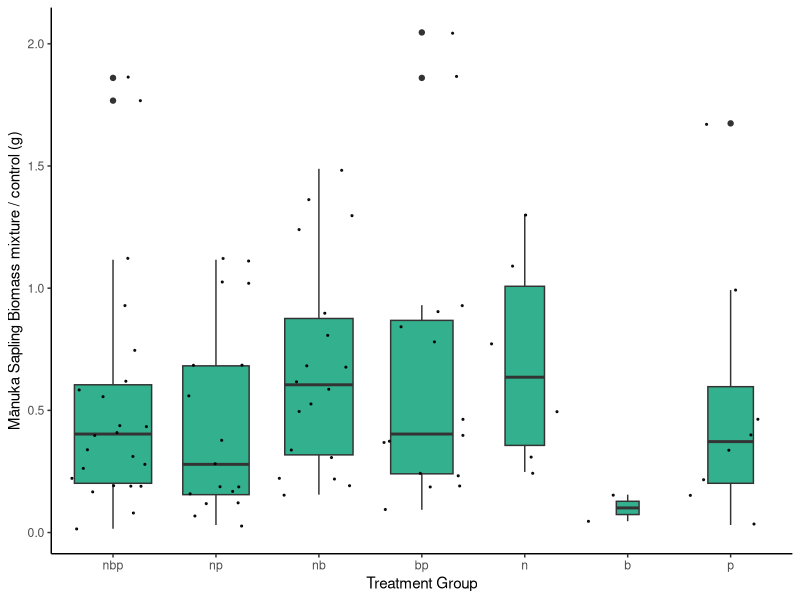
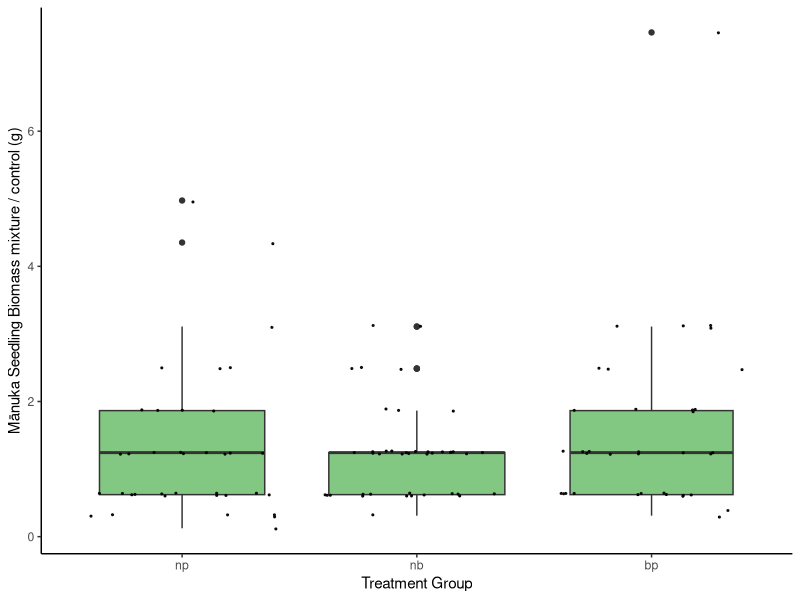
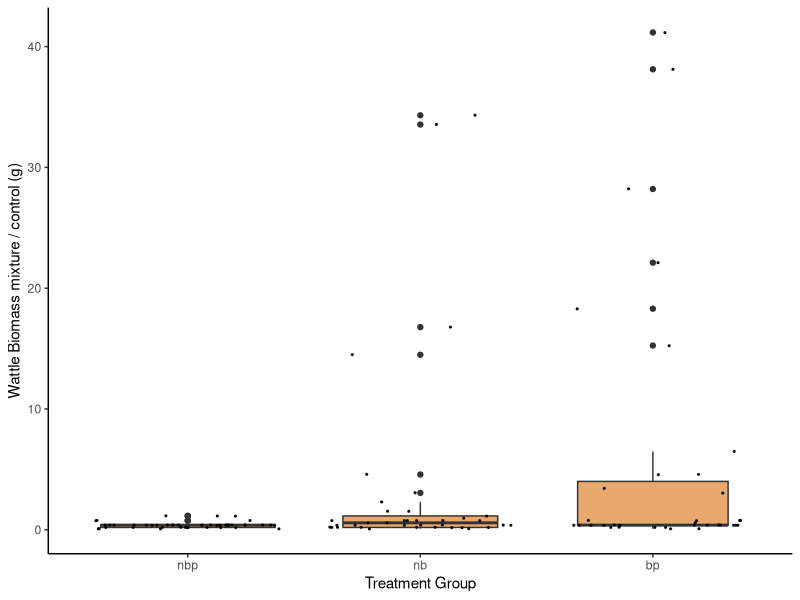
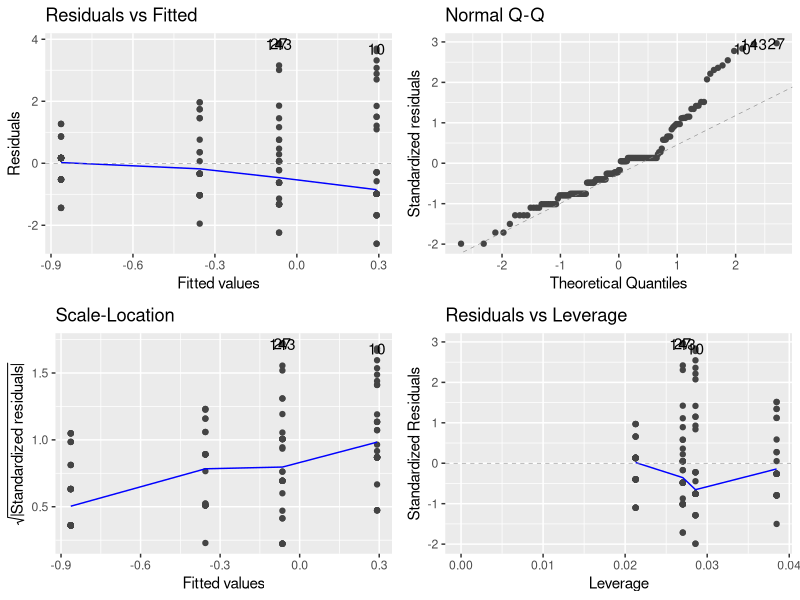
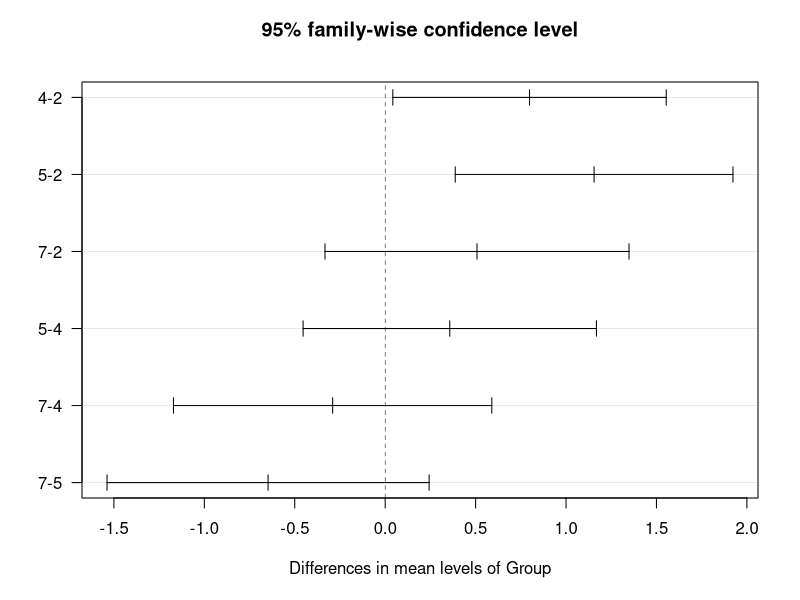
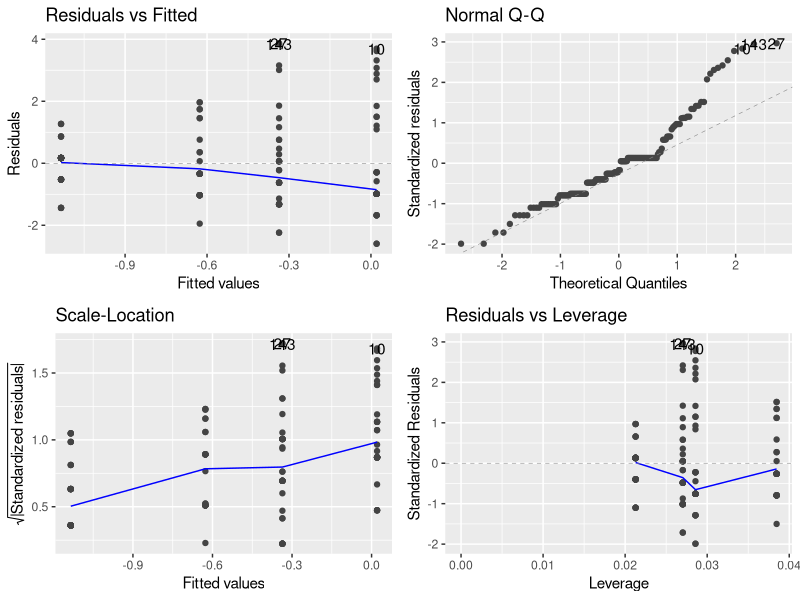
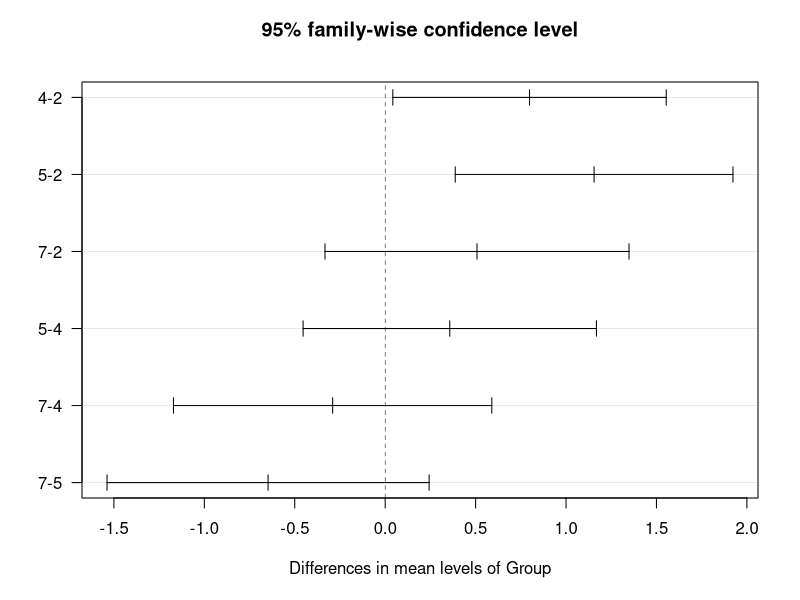
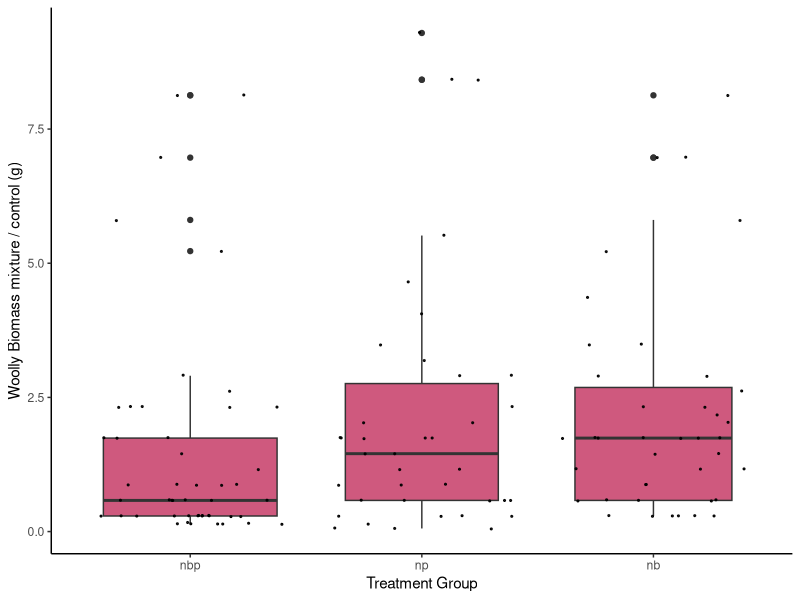

Recreate these plots in R, in order. (Note: this script raises an error after producing the figures.)
#### Biomass for each plant by treatment group v2####


# Before anything else, verify that your environment is totally clear.
# This is important, because old objects can foul up the works
# Clean up the working environment
rm(list = ls())

# Verify working directory, should be ~/Documents/Analyses/lastname_first
getwd()

# Load tidyverse
library("tidyverse")
# Check for updates
tidyverse_update()

#### Cleaning up the data ####

library(readr)
Biomass <- read_csv("Shadehouse/Biomass Experiment 1 Clean.csv")

# Removing rows where the species is blank
Biomass<-Biomass[-592, ] 
Biomass<-Biomass[-591, ] 
Biomass<-Biomass[-590, ] 
Biomass<-Biomass[-961, ] 
Biomass<-Biomass[-960, ] 
Biomass<-Biomass[-959, ] 

# Removing rows where the mass is blank
Biomass <- Biomass[!is.na(Biomass$Mass_g), ]

# Remove seedling from tg2, there should be no seedlings in that tg
Biomass<-Biomass[-63, ]

# simplifying the experiment 1 treatment group name to Group and Mass_g to Mass
colnames(Biomass)[5:5] <- c("Group") ## Renaming the columns
colnames(Biomass)[10:10] <- c("Mass") ## Renaming the columns
Biomass$Group <- as.factor(Biomass$Group)

# Removing empty columns
Biomass <- Biomass[, -c(11, 12)]

# ggfortify is a package that works with ggplot2 to make nice plots
library("ggfortify")
# multcomp is used for contrasts and multiple comparisons
library("multcomp")
# nlme is used for random effects ANOVA
library("nlme")

#### Response Ratios ####
Sapling <- Biomass[Biomass$Plant == "ManukaSapling", ]

Sapling$Group <- as.factor(Sapling$Group)

# let's have a look at simply doing a response ratio (no log)

# Add a column that is the mass of each sample / mean control mass
group1_mean <- mean(Sapling$Mass[Sapling$Group == 1], na.rm = TRUE)

Sapling$ResponseRatio <- Sapling$Mass / group1_mean

# Let's have a look at that
library(dplyr)
library(ggplot2)

# filter to remove baseline for plot
SaplingPlot <- Sapling[Sapling$Group != "1", ]

# Fix up the treatment groups
SaplingPlot$Group <- factor(SaplingPlot$Group, levels = c("2", "3", "4", "5", "6", "7", "8"), # order  
                         labels = c( "nbp", "np", "nb", "bp", "n", "b", "p")) # labels 

SaplingPlot %>%
#  filter(Group %in% 2:8) %>%
  ggplot(aes(x = Group, y = ResponseRatio)) +
  geom_boxplot(fill = "#33B08D", varwidth = TRUE) +
  geom_jitter(color = "black", size = 0.4, alpha = 0.9) +
  ylab("Mānuka Sapling Biomass mixture / control (g)") +
  xlab("Treatment Group") +
  theme_classic()

# Check for homogeneous variance
summ_Sapling <- Sapling %>%
  group_by(Group) %>% 
  summarise(mean_Mass = mean(Mass),
            sd_Mass = sd(Mass),
            n_Mass = n())
ratio <-(max(summ_Sapling$sd_Mass))/(min(summ_Sapling$sd_Mass))
print(ratio)

# Check for homogeneous variance
summ_Sapling <- Sapling %>%
  group_by(Group) %>% 
  summarise(mean_ResponseRatio = mean(ResponseRatio),
            sd_ResponseRatio = sd(ResponseRatio),
            n_ResponseRatio = n())
ratio <-(max(summ_Sapling$sd_ResponseRatio))/(min(summ_Sapling$sd_ResponseRatio))
print(ratio)

# ratio > 3
# Use kruskal-wallis
kruskal.test(Mass ~ Group, data = Sapling)
kruskal.test(ResponseRatio ~ Group, data = Sapling)

# Seedlings
Seedling <- Biomass[Biomass$Plant == "ManukaSeedling", ]

Seedling<-Seedling[-81, ]

Seedling$Group <- as.factor(Seedling$Group)

# Add a column that is the mass of each sample / mean control mass
group1_mean <- mean(Seedling$Mass[Seedling$Group == 1], na.rm = TRUE)

Seedling$ResponseRatio <- Seedling$Mass / group1_mean

# filter to remove baseline for plot
SeedlingPlot <- Seedling[Seedling$Group != "1", ]

# Fix up the treatment groups
SeedlingPlot$Group <- factor(SeedlingPlot$Group, levels = c("3", "4", "5"), # order  
                          labels = c( "np", "nb", "bp")) # labels

SeedlingPlot %>%
  ggplot(aes(x = Group, y = ResponseRatio)) +
  geom_boxplot(fill = "#82C782", varwidth = TRUE) +
  geom_jitter(color = "black", size = 0.4, alpha = 0.9) +
  ylab("Mānuka Seedling Biomass mixture / control (g)") +
  xlab("Treatment Group") +
  theme_classic()

# Check for homogeneous variance
summ_Seedling <- Seedling %>%
  group_by(Group) %>% 
  summarise(mean_Mass = mean(Mass),
            sd_Mass = sd(Mass),
            n_Mass = n())
ratio <-(max(summ_Seedling$sd_Mass))/(min(summ_Seedling$sd_Mass))
print(ratio)

# Check for homogeneous variance
summ_Seedling <- Seedling %>%
  group_by(Group) %>% 
  summarise(mean_ResponseRatio = mean(ResponseRatio),
            sd_ResponseRatio = sd(ResponseRatio),
            n_ResponseRatio = n())
ratio <-(max(summ_Seedling$sd_ResponseRatio))/(min(summ_Seedling$sd_ResponseRatio))
print(ratio)

# ratio < 3
# For mass
# The sample sizes are not quite even and therefore we need to use Type 3 analysis
contrasts(Seedling$Group) <- contr.sum(8)

model <- lm(Mass ~ Group, data = Seedling)
# Run Type III ANOVA
library(car)
Anova(model, type = 3)

# Set up for ANOVA
model01 <- aov(Mass~Group, data = Seedling)
anova(model01)
summary(model01)

# Tukey-Kramer test (automatically applied for unequal sample sizes)
TukeyHSD(model01)

# For Response Ratio
# The sample sizes are not quite even and therefore we need to use Type 3 analysis
contrasts(Seedling$Group) <- contr.sum(8)

model <- lm(ResponseRatio ~ Group, data = Seedling)
# Run Type III ANOVA
library(car)
Anova(model, type = 3)

# Set up for ANOVA
model01 <- aov(ResponseRatio~Group, data = Seedling)
anova(model01)
summary(model01)
# Tukey-Kramer test (automatically applied for unequal sample sizes)
TukeyHSD(model01)

# Wattle
Wattle <- Biomass[Biomass$Plant == "Wattle", ]

Wattle$Group <- as.factor(Wattle$Group)

# Add a column that is the mass of each sample / mean control mass
group7_mean <- mean(Wattle$Mass[Wattle$Group == 7], na.rm = TRUE)

Wattle$ResponseRatio <- Wattle$Mass / group7_mean

# filter to remove baseline for plot
WattlePlot <- Wattle[Wattle$Group != "7", ]

# Fix up the treatment groups
WattlePlot$Group <- factor(WattlePlot$Group, levels = c("2", "4", "5", "7"), # order  
                        labels = c("nbp", "nb", "bp", "b")) # labels 

WattlePlot %>%
  ggplot(aes(x = Group, y = ResponseRatio)) +
  geom_boxplot(fill = "#E9A96C", varwidth = TRUE) +
  geom_jitter(color = "black", size = 0.4, alpha = 0.9) +
  ylab("Wattle Biomass mixture / control (g)") +
  xlab("Treatment Group") +
  theme_classic()

# Check for homogeneous variance
summ_Wattle <- Wattle %>%
  group_by(Group) %>% 
  summarise(mean_Mass = mean(Mass),
            sd_Mass = sd(Mass),
            n_Mass = n())
ratio <-(max(summ_Wattle$sd_Mass))/(min(summ_Wattle$sd_Mass))
print(ratio)

# Check for homogeneous variance
summ_Wattle <- Wattle %>%
  group_by(Group) %>% 
  summarise(mean_ResponseRatio = mean(ResponseRatio),
            sd_ResponseRatio = sd(ResponseRatio),
            n_ResponseRatio = n())
ratio <-(max(summ_Wattle$sd_ResponseRatio))/(min(summ_Wattle$sd_ResponseRatio))
print(ratio)

# Not normal, need to try a transformation
Wattle <- Wattle %>%
  mutate(logMass = log(Mass))

# Not normal, need to try a transformation
Wattle <- Wattle %>%
  mutate(logResponseRatio = log(ResponseRatio))

# Check for Homogeneous variance
summ_Wattle <- Wattle %>%
  group_by(Group) %>% 
  summarise(mean_logMass = mean(logMass),
            sd_logMass = sd(logMass),
            n_logMass = n())
ratio <-(max(summ_Wattle$sd_logMass))/(min(summ_Wattle$sd_logMass))
print(ratio)

# Check for Homogeneous variance
summ_Wattle <- Wattle %>%
  group_by(Group) %>% 
  summarise(mean_logResponseRatio = mean(logResponseRatio),
            sd_logResponseRatio = sd(logResponseRatio),
            n_logResponseRatio = n())
ratio <-(max(summ_Wattle$sd_logResponseRatio))/(min(summ_Wattle$sd_logResponseRatio))
print(ratio)

# Set up for ANOVA
model01 <- aov(logMass~Group, data = Wattle)
autoplot(model01)
anova(model01)
summary(model01)

# Perform Tukey test
tukey <- TukeyHSD(model01)
summary(tukey)
print(tukey)
plot(tukey, las = 1)

# Set up for ANOVA
model01 <- aov(logResponseRatio~Group, data = Wattle)
autoplot(model01)
anova(model01)
summary(model01)

# Perform Tukey test
tukey <- TukeyHSD(model01)
summary(tukey)
print(tukey)
plot(tukey, las = 1)

# Woolly
Woolly <- Biomass[Biomass$Plant == "Nightshade", ]

Woolly$Group <- as.factor(Woolly$Group)

# Add a column that is the mass of each sample / mean control mass
group6_mean <- mean(Woolly$Mass[Woolly$Group == 6], na.rm = TRUE)

Woolly$ResponseRatio <- Woolly$Mass / group6_mean

# filter to remove baseline for plot
WoollyPlot <- Woolly[Woolly$Group != "6", ]

# Fix up the treatment groups
WoollyPlot$Group <- factor(WoollyPlot$Group, levels = c("2", "3", "4", "6"), # order  
                            labels = c("nbp", "np", "nb", "n")) # labels

WoollyPlot %>%
  ggplot(aes(x = Group, y = ResponseRatio)) +
  geom_boxplot(fill = "#CF597E", varwidth = TRUE) +
  geom_jitter(color = "black", size = 0.4, alpha = 0.9) +
  ylab("Woolly Biomass mixture / control (g)") +
  xlab("Treatment Group") +
  theme_classic()

# Check for homogeneous variance
summ_Woolly <- Woolly %>%
  group_by(Group) %>% 
  summarise(mean_Mass = mean(Mass),
            sd_Mass = sd(Mass),
            n_Mass = n())
ratio <-(max(summ_Woolly$sd_Mass))/(min(summ_Woolly$sd_Mass))
print(ratio)

# Check for homogeneous variance
summ_Woolly <- Woolly %>%
  group_by(Group) %>% 
  summarise(mean_ResponseRatio = mean(ResponseRatio),
            sd_ResponseRatio = sd(ResponseRatio),
            n_ResponseRatio = n()) 
ratio <-(max(summ_Woolly$sd_ResponseRatio))/(min(summ_Woolly$sd_ResponseRatio))
print(ratio)

# ratio < 3
# For mass
# The sample sizes are not quite even and therefore we need to use Type 3 analysis
contrasts(Woolly$Group) <- contr.sum(8)

model <- lm(Mass ~ Group, data = Woolly)
# Run Type III ANOVA
library(car)
Anova(model, type = 3)

# Set up for ANOVA
model01 <- aov(ResponseRatio~Group, data = Woolly)

autoplot(model01)

anova(model01)

summary(model01)
# Tukey-Kramer test (automatically applied for unequal sample sizes)
TukeyHSD(model01)

# For Response Ratio
# The sample sizes are not quite even and therefore we need to use Type 3 analysis
contrasts(Woolly$Group) <- contr.sum(8)

model <- lm(ResponseRatio ~ Group, data = Woolly)
# Run Type III ANOVA
library(car)
Anova(model, type = 3)

# Set up for ANOVA
model01 <- aov(Mass~Group, data = Woolly)
anova(model01)
summary(model01)

# Tukey-Kramer test (automatically applied for unequal sample sizes)
TukeyHSD(model01)

# privet
Privet <- Biomass[Biomass$Plant == "Privet", ]

Privet$Group <- as.factor(Privet$Group)

# Add a column that is the mass of each sample / mean control mass
group8_mean <- mean(Privet$Mass[Privet$Group == 8], na.rm = TRUE)

Privet$ResponseRatio <- Privet$Mass / group8_mean

# filter to remove baseline for plot
PrivetPlot <- Privet[Privet$Group != "8", ]

# Fix up the treatment groups
PrivetPlot$Group <- factor(PrivetPlot$Group, levels = c("2", "3", "5", "8"), # order  
                           labels = c("nbp", "np", "bp", "p")) # labels 

PrivetPlot %>%
#  filter(Group %in% 2:5) %>%
  ggplot(aes(x = Group, y = ResponseRatio)) +
  geom_boxplot(fill = "#E57F6C", varwidth = TRUE) +
  geom_jitter(color = "black", size = 0.4, alpha = 0.9) +
  ylab("Privet Biomass mixture / control (g)") +
  xlab("Treatment Group") +
  theme_classic()

# Check for homogeneous variance
summ_Privet <- Privet %>%
  group_by(Group) %>% 
  summarise(mean_Mass = mean(Mass),
            sd_Mass = sd(Mass),
            n_Mass = n())
ratio <-(max(summ_Privet$sd_Mass))/(min(summ_Privet$sd_Mass))
print(ratio)

# Check for homogeneous variance
summ_Privet <- Privet %>%
  group_by(Group) %>% 
  summarise(mean_ResponseRatio = mean(ResponseRatio),
            sd_ResponseRatio = sd(ResponseRatio),
            n_ResponseRatio = n())
ratio <-(max(summ_Privet$sd_ResponseRatio))/(min(summ_Privet$sd_ResponseRatio))
print(ratio)

# ratio < 3
# For mass
# The sample sizes are not quite even and therefore we need to use Type 3 analysis
contrasts(Privet$Group) <- contr.sum(8)

model <- lm(Mass ~ Group, data = Privet)
# Run Type III ANOVA
library(car)
Anova(model, type = 3)

# Set up for ANOVA
model01 <- aov(Mass~Group, data = Privet)
anova(model01)
summary(model01)

# Tukey-Kramer test (automatically applied for unequal sample sizes)
TukeyHSD(model01)

# For Response Ratio
# The sample sizes are not quite even and therefore we need to use Type 3 analysis
contrasts(Privet$Group) <- contr.sum(8)

model <- lm(ResponseRatio ~ Group, data = Privet)
# Run Type III ANOVA
library(car)
Anova(model, type = 3)

# Set up for ANOVA
model01 <- aov(ResponseRatio~Group, data = Privet)
anova(model01)
summary(model01)
# Tukey-Kramer test (automatically applied for unequal sample sizes)
TukeyHSD(model01)

# Make a new df without saplings because they are too big
BiomassSeedlings <- Biomass %>% filter(Plant != "ManukaSapling")

# Make a boxplot with all values on it
ggplot(BiomassSeedlings, aes(x = Group, y = ResponseRatio, fill = Plant)) +
  geom_boxplot(position = position_dodge(width = 0.8)) +
  theme_minimal() +
  labs(x = "Treatment group", y = "Dry biomass g", fill = "Species") +
  scale_fill_manual(values = c(
    "ManukaSapling" = "#33B08D",  
    "ManukaSeedling"  = "#82C782", 
    "Nightshade" = "#CF597E",  
    "Privet" = "#E57F6C" , 
    "Wattle" = "#E9A96C"),
    labels = c("ManukaSapling" = "L. scoparium sapling", "ManukaSeedling" = "L. scoparium seedling","Nightshade" = "S. mauritianum",
               "Privet" = "L. lucidum", "Wattle" = "P. lophantha")) +
  theme_classic()




#### Log Response ratios ####
library(metafor)
# Function to compute lnRR using metafor for a given plant and control group
compute_lnRR <- function(Biomass, plant_name = "ManukaSapling", control_group = 1) {
  # Filter for specified plant
  df_filtered <- Biomass %>% filter(Plant == plant_name)
  
  # Split into treatment and control
  control <- df_filtered %>% filter(Group == control_group)
  treatments <- df_filtered %>% filter(Group != control_group)
  
  # Summarise group stats
  group_stats <- treatments %>%
    group_by(Group) %>%
    summarise(
      m1i = mean(Mass),
      sd1i = sd(Mass),
      n1i = n(),
      .groups = "drop"
    ) %>%
    mutate(
      m2i = mean(control$Mass),
      sd2i = sd(control$Mass),
      n2i = nrow(control)
    )
  
  # Compute lnRR and sampling variance
  escalc_results <- escalc(
    measure = "ROM",
    m1i = group_stats$m1i,
    sd1i = group_stats$sd1i,
    n1i = group_stats$n1i,
    m2i = group_stats$m2i,
    sd2i = group_stats$sd2i,
    n2i = group_stats$n2i
  )
  
  # Combine with group info
  results <- bind_cols(group_stats["Group"], escalc_results)
  return(results)
}

# Run the function
lnrr_output <- compute_lnRR(Biomass, plant_name = "ManukaSapling", control_group = 1)
print(lnrr_output)

# Fix up the treatment groups
lnrr_output$Group <- factor(lnrr_output$Group, levels = c("2", "3", "4", "5", "6", "7", "8"), # order  
                            labels = c("nbp", "np", "nb", "bp", "n", "b", "p")) # labels 


# Plot lnRR with 95% CI
ggplot(lnrr_output, aes(x = factor(Group), y = yi)) +
  geom_point(shape = 16, size = 3) +
  geom_errorbar(aes(ymin = yi - 1.96 * sqrt(vi), ymax = yi + 1.96 * sqrt(vi)), width = 0.2) +
  labs(
    x = "Treatment Group",
    y = "lnRR_mixed/monoculture mānuka sapling biomass (g)"
  ) +
  theme_classic() +
  theme(
    text = element_text(size = 12),
    axis.title = element_text(face = "bold")
  )

# Seedling
# remove row where treatment group is 2 and there is a mānuka seedling

Biomass<-Biomass[-420, ] 
#Function to compute lnRR using metafor for a given plant and control group
compute_lnRR <- function(Biomass, plant_name = "ManukaSeedling", control_group = 1) {
  # Filter for specified plant
  df_filtered <- Biomass %>% filter(Plant == plant_name)
  
  # Split into treatment and control
  control <- df_filtered %>% filter(Group == control_group)
  treatments <- df_filtered %>% filter(Group != control_group)
  
  # Summarise group stats
  group_stats <- treatments %>%
    group_by(Group) %>%
    summarise(
      m1i = mean(Mass),
      sd1i = sd(Mass),
      n1i = n(),
      .groups = "drop"
    ) %>%
    mutate(
      m2i = mean(control$Mass),
      sd2i = sd(control$Mass),
      n2i = nrow(control)
    )
  
  # Compute lnRR and sampling variance
  escalc_results <- escalc(
    measure = "ROM",
    m1i = group_stats$m1i,
    sd1i = group_stats$sd1i,
    n1i = group_stats$n1i,
    m2i = group_stats$m2i,
    sd2i = group_stats$sd2i,
    n2i = group_stats$n2i
  )
  
  # Combine with group info
  results <- bind_cols(group_stats["Group"], escalc_results)
  return(results)
}

# Run the function
lnrr_output <- compute_lnRR(Biomass, plant_name = "ManukaSeedling", control_group = 1)
print(lnrr_output)

# Fix up the treatment groups
lnrr_output$Group <- factor(lnrr_output$Group, levels = c("3", "4", "5"), # order  
                            labels = c("np", "nb", "bp")) # labels 

# Plot lnRR with 95% CI
ggplot(lnrr_output, aes(x = factor(Group), y = yi)) +
  geom_point(shape = 16, size = 3) +
  geom_errorbar(aes(ymin = yi - 1.96 * sqrt(vi), ymax = yi + 1.96 * sqrt(vi)), width = 0.2) +
  labs(
    x = "Treatment Group",
    y = "lnRR_mixed/monoculture mānuka seedling biomass (g)"
  ) +
  theme_classic() +
  theme(
    text = element_text(size = 12),
    axis.title = element_text(face = "bold")
  )

# Wattle

# Define a custom function
cuberoot <- function(x) {
  sign(x) * abs(x)^(1/3)
}

#Function to compute lnRR using metafor for a given plant and control group
compute_lnRR <- function(Biomass, plant_name = "Wattle", control_group = 7) {
  # Filter for specified plant
  df_filtered <- Biomass %>% filter(Plant == plant_name)

  # Split into treatment and control
  control <- df_filtered %>% filter(Group == control_group)
  treatments <- df_filtered %>% filter(Group != control_group)
  
  # Summarise group stats
  group_stats <- treatments %>%
    group_by(Group) %>%
    summarise(
      m1i = mean(Mass),
      sd1i = sd(Mass),
      n1i = n(),
      .groups = "drop"
    ) %>%
    mutate(
      m2i = mean(control$Mass),
      sd2i = sd(control$Mass),
      n2i = nrow(control)
    )
  
  # Compute lnRR and sampling variance
  escalc_results <- escalc(
    measure = "ROM",
    m1i = group_stats$m1i,
    sd1i = group_stats$sd1i,
    n1i = group_stats$n1i,
    m2i = group_stats$m2i,
    sd2i = group_stats$sd2i,
    n2i = group_stats$n2i
  )
  
  # Combine with group info
  results <- bind_cols(group_stats["Group"], escalc_results)
  return(results)
}

# Run the function
lnrr_output <- compute_lnRR(Biomass, plant_name = "Wattle", control_group = 7)
print(lnrr_output)

# Fix up the treatment groups
lnrr_output$Group <- factor(lnrr_output$Group, levels = c("2", "4", "5", "7"), # order  
labels = c("nbp", "nb", "bp", "b")) # labels 

# Plot lnRR with 95% CI
ggplot(lnrr_output, aes(x = factor(Group), y = yi)) +
  geom_point(shape = 16, size = 3) +
  geom_errorbar(aes(ymin = yi - 1.96 * sqrt(vi), ymax = yi + 1.96 * sqrt(vi)), width = 0.2) +
  labs(
    x = "Treatment",
    y = "lnRR_mixed/monoculture brush wattle seedling biomass (g)"
  ) +
  geom_hline(yintercept = 0, linetype = "dotted", linewidth = 0.5, colour = "grey40") +
  theme_classic() +
  theme(
    text = element_text(size = 10),
    axis.title = element_text(face = "bold")
  )

# Woolly
#Function to compute lnRR using metafor for a given plant and control group
compute_lnRR <- function(Biomass, plant_name = "Nightshade", control_group = 6) {
  # Filter for specified plant
  df_filtered <- Biomass %>% filter(Plant == plant_name)
  
  # Split into treatment and control
  control <- df_filtered %>% filter(Group == control_group)
  treatments <- df_filtered %>% filter(Group != control_group)
  
  # Summarise group stats
  group_stats <- treatments %>%
    group_by(Group) %>%
    summarise(
      m1i = mean(Mass),
      sd1i = sd(Mass),
      n1i = n(),
      .groups = "drop"
    ) %>%
    mutate(
      m2i = mean(control$Mass),
      sd2i = sd(control$Mass),
      n2i = nrow(control)
    )
  
  # Compute lnRR and sampling variance
  escalc_results <- escalc(
    measure = "ROM",
    m1i = group_stats$m1i,
    sd1i = group_stats$sd1i,
    n1i = group_stats$n1i,
    m2i = group_stats$m2i,
    sd2i = group_stats$sd2i,
    n2i = group_stats$n2i
  )
  
  # Combine with group info
  results <- bind_cols(group_stats["Group"], escalc_results)
  return(results)
}

# Run the function
lnrr_output <- compute_lnRR(Biomass, plant_name = "Nightshade", control_group = 6)
print(lnrr_output)

# Fix up the treatment groups
lnrr_output$Group <- factor(lnrr_output$Group, levels = c("2", "3", "4", "6"), # order  
                            labels = c("nbp", "np", "nb", "n")) # labels 

# Plot lnRR with 95% CI
ggplot(lnrr_output, aes(x = factor(Group), y = yi)) +
  geom_point(shape = 16, size = 3) +
  geom_errorbar(aes(ymin = yi - 1.96 * sqrt(vi), ymax = yi + 1.96 * sqrt(vi)), width = 0.2) +
  labs(
    x = "Treatment Group",
    y = "lnRR_mixed/monoculture woolly nightshade seedling biomass (g)"
  ) +
  theme_classic() +
  theme(
    text = element_text(size = 12),
    axis.title = element_text(face = "bold")
  )

# Privet
#Function to compute lnRR using metafor for a given plant and control group
compute_lnRR <- function(Biomass, plant_name = "Privet", control_group = 8) {
  # Filter for specified plant
  df_filtered <- Biomass %>% filter(Plant == plant_name)
  
  # Split into treatment and control
  control <- df_filtered %>% filter(Group == control_group)
  treatments <- df_filtered %>% filter(Group != control_group)
  
  # Summarise group stats
  group_stats <- treatments %>%
    group_by(Group) %>%
    summarise(
      m1i = mean(Mass),
      sd1i = sd(Mass),
      n1i = n(),
      .groups = "drop"
    ) %>%
    mutate(
      m2i = mean(control$Mass),
      sd2i = sd(control$Mass),
      n2i = nrow(control)
    )
  
  # Compute lnRR and sampling variance
  escalc_results <- escalc(
    measure = "ROM",
    m1i = group_stats$m1i,
    sd1i = group_stats$sd1i,
    n1i = group_stats$n1i,
    m2i = group_stats$m2i,
    sd2i = group_stats$sd2i,
    n2i = group_stats$n2i
  )
  
  # Combine with group info
  results <- bind_cols(group_stats["Group"], escalc_results)
  return(results)
}

# Run the function
lnrr_output <- compute_lnRR(Biomass, plant_name = "Privet", control_group = 8)
print(lnrr_output)

# Fix up the treatment groups
lnrr_output$Group <- factor(lnrr_output$Group, levels = c("2", "3", "5", "8"), # order  
                            labels = c("nbp", "np", "bp", "p")) # labels 

# Plot lnRR with 95% CI
ggplot(lnrr_output, aes(x = factor(Group), y = yi)) +
  geom_point(shape = 16, size = 3) +
  geom_errorbar(aes(ymin = yi - 1.96 * sqrt(vi), ymax = yi + 1.96 * sqrt(vi)), width = 0.2) +
  labs(
    x = "Treatment Group",
    y = "lnRR_mixed/monoculture tree privet seedling biomass (g)"
  ) +
  theme_classic() +
  theme(
    text = element_text(size = 12),
    axis.title = element_text(face = "bold")
  )
